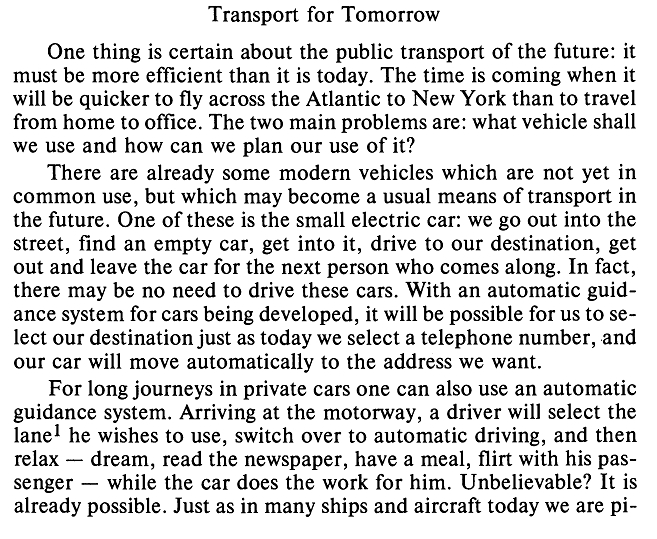
#> input picture tests/sample.jpeg, 657 x 539 px; its folder holds only this picture in this run
$ python -i preprocessing.py   (imports and definitions only)   (older library calls are emulated)
#> lines starting #> are read from the running program, lines starting #| are printed output that depends on the picture; after the words box and inside, x2 and y2 are one past the last pixel; in counts of white or black regions, pixels touching at a corner belong together
### celery-queue/deskew.py
import cv2
import numpy as np

# Calculate skew angle of an image
def getSkewAngle(cvImage, debug: bool = False) -> float:
    # Prep image, copy, convert to gray scale, blur, and threshold
    newImage = cvImage.copy()
    gray = cv2.cvtColor(newImage, cv2.COLOR_BGR2GRAY)
    blur = cv2.GaussianBlur(gray, (9, 9), 0)
    thresh = cv2.threshold(blur, 0, 255, cv2.THRESH_BINARY_INV + cv2.THRESH_OTSU)[1]
    if debug:
        cv2.imshow('Gray', gray)
        cv2.imshow('Blur', blur)
        cv2.imshow('Thresh', thresh)
        cv2.waitKey()

    # Apply dilate to merge text into meaningful lines/paragraphs.
    # Use larger kernel on X axis to merge characters into single line, cancelling out any spaces.
    # But use smaller kernel on Y axis to separate between different blocks of text
    kernel = cv2.getStructuringElement(cv2.MORPH_RECT, (30, 5))
    dilate = cv2.dilate(thresh, kernel, iterations=5)
    if debug:
        cv2.imshow('Dilate', dilate)
        cv2.waitKey()

    # Find all contours
    contours, hierarchy = cv2.findContours(dilate, cv2.RETR_LIST, cv2.CHAIN_APPROX_SIMPLE)
    contours = sorted(contours, key = cv2.contourArea, reverse = True)
    if debug:
        temp1 = cv2.drawContours(newImage.copy(), contours, -1, (255, 0, 0), 2)
        cv2.imshow('All Contours', temp1)
        cv2.waitKey()

    # Find largest contour and surround in min area box
    largestContour = contours[0]
    minAreaRect = cv2.minAreaRect(largestContour)
    if debug:
        minAreaRectContour = np.int0(cv2.boxPoints(minAreaRect))
        temp2 = cv2.drawContours(newImage.copy(), [minAreaRectContour], -1, (255, 0, 0), 2)
        cv2.imshow('Largest Contour', temp2)
        cv2.waitKey()

    # Determine the angle. Convert it to the value that was originally used to obtain skewed image
    angle = minAreaRect[-1]
    if angle < -45:
        angle = 90 + angle
        return -1.0 * angle
    elif angle > 45:
        angle = 90 - angle
        return angle
    return -1.0 * angle

    # As your page gets more complex you might want to look into more advanced angle calculations
    #
    # Maybe use the average angle of all contours.
    # allContourAngles = [cv2.minAreaRect(c)[-1] for c in contours]
    # angle = sum(allContourAngles) / len(allContourAngles)
    #
    # Maybe take the angle of the middle contour.
    # middleContour = contours[len(contours) // 2]
    # angle = cv2.minAreaRect(middleContour)[-1]
    #
    # Maybe average angle between largest, smallest and middle contours.
    # largestContour = contours[0]
    # middleContour = contours[len(contours) // 2]
    # smallestContour = contours[-1]
    # angle = sum([cv2.minAreaRect(largestContour)[-1], cv2.minAreaRect(middleContour)[-1], cv2.minAreaRect(smallestContour)[-1]]) / 3
    #
    # Experiment and find out what works best for your case.

# Rotate the image around its center
def rotateImage(cvImage, angle: float):
    newImage = cvImage.copy()
    (h, w) = newImage.shape[:2]
    center = (w // 2, h // 2)
    M = cv2.getRotationMatrix2D(center, angle, 1.0)
    newImage = cv2.warpAffine(newImage, M, (w, h), flags=cv2.INTER_CUBIC, borderMode=cv2.BORDER_REPLICATE)
    return newImage

# Deskew image
def deskew(cvImage):
    angle = getSkewAngle(cvImage)
    return rotateImage(cvImage, -1.0 * angle)

### celery-queue/crop_morphology.py
import glob
import os
import random
import sys
import random
import math
import json
from collections import defaultdict

import cv2
from PIL import Image, ImageDraw
import numpy as np
from scipy.ndimage import rank_filter


def dilate(ary, N, iterations):
    """Dilate using an NxN '+' sign shape. ary is np.uint8."""

    kernel = np.zeros((N,N), dtype=np.uint8)
    kernel[(N-1)//2,:] = 1  # Bug solved with // (integer division)

    dilated_image = cv2.dilate(ary / 255, kernel, iterations=iterations)

    kernel = np.zeros((N,N), dtype=np.uint8)
    kernel[:,(N-1)//2] = 1  # Bug solved with // (integer division)
    dilated_image = cv2.dilate(dilated_image, kernel, iterations=iterations)
    return dilated_image


def props_for_contours(contours, ary):
    """Calculate bounding box & the number of set pixels for each contour."""
    c_info = []
    for c in contours:
        x,y,w,h = cv2.boundingRect(c)
        c_im = np.zeros(ary.shape)
        cv2.drawContours(c_im, [c], 0, 255, -1)
        c_info.append({
            'x1': x,
            'y1': y,
            'x2': x + w - 1,
            'y2': y + h - 1,
            'sum': np.sum(ary * (c_im > 0))/255
        })
    return c_info


def union_crops(crop1, crop2):
    """Union two (x1, y1, x2, y2) rects."""
    x11, y11, x21, y21 = crop1
    x12, y12, x22, y22 = crop2
    return min(x11, x12), min(y11, y12), max(x21, x22), max(y21, y22)


def intersect_crops(crop1, crop2):
    x11, y11, x21, y21 = crop1
    x12, y12, x22, y22 = crop2
    return max(x11, x12), max(y11, y12), min(x21, x22), min(y21, y22)


def crop_area(crop):
    x1, y1, x2, y2 = crop
    return max(0, x2 - x1) * max(0, y2 - y1)


def find_border_components(contours, ary):
    borders = []
    area = ary.shape[0] * ary.shape[1]
    for i, c in enumerate(contours):
        x,y,w,h = cv2.boundingRect(c)
        if w * h > 0.5 * area:
            borders.append((i, x, y, x + w - 1, y + h - 1))
    return borders


def angle_from_right(deg):
    return min(deg % 90, 90 - (deg % 90))


# [19 lines left out: function remove_border, not called in this run]


def find_components(edges, max_components=16):
    """Dilate the image until there are just a few connected components.

    Returns contours for these components."""
    # Perform increasingly aggressive dilation until there are just a few
    # connected components.

    count = 21
    dilation = 5
    n = 1
    while count > 16:
        n += 1
        dilated_image = dilate(edges, N=3, iterations=n)
        dilated_image = np.uint8(dilated_image)
        contours, hierarchy = cv2.findContours(dilated_image, cv2.RETR_TREE, cv2.CHAIN_APPROX_SIMPLE)
        count = len(contours)
    #print dilation
    #Image.fromarray(edges).show()
    #Image.fromarray(255 * dilated_image).show()
    return contours


def find_optimal_components_subset(contours, edges):
    """Find a crop which strikes a good balance of coverage/compactness.

    Returns an (x1, y1, x2, y2) tuple.
    """
    c_info = props_for_contours(contours, edges)
    c_info.sort(key=lambda x: -x['sum'])
    total = np.sum(edges) / 255
    area = edges.shape[0] * edges.shape[1]

    c = c_info[0]
    del c_info[0]
    this_crop = c['x1'], c['y1'], c['x2'], c['y2']
    crop = this_crop
    covered_sum = c['sum']

    while covered_sum < total:
        changed = False
        recall = 1.0 * covered_sum / total
        prec = 1 - 1.0 * crop_area(crop) / area
        f1 = 2 * (prec * recall / (prec + recall))
        #print '----'
        for i, c in enumerate(c_info):
            this_crop = c['x1'], c['y1'], c['x2'], c['y2']
            new_crop = union_crops(crop, this_crop)
            new_sum = covered_sum + c['sum']
            new_recall = 1.0 * new_sum / total
            new_prec = 1 - 1.0 * crop_area(new_crop) / area
            new_f1 = 2 * new_prec * new_recall / (new_prec + new_recall)

            # Add this crop if it improves f1 score,
            # _or_ it adds 25% of the remaining pixels for <15% crop expansion.
            # ^^^ very ad-hoc! make this smoother
            remaining_frac = c['sum'] / (total - covered_sum)
            new_area_frac = 1.0 * crop_area(new_crop) / crop_area(crop) - 1
            if new_f1 > f1 or (
                    remaining_frac > 0.25 and new_area_frac < 0.15):
                print('%d %s -> %s / %s (%s), %s -> %s / %s (%s), %s -> %s' % (
                        i, covered_sum, new_sum, total, remaining_frac,
                        crop_area(crop), crop_area(new_crop), area, new_area_frac,
                        f1, new_f1))
                crop = new_crop
                covered_sum = new_sum
                del c_info[i]
                changed = True
                break

        if not changed:
            break

    return crop


def pad_crop(crop, contours, edges, border_contour, pad_px=15):
    """Slightly expand the crop to get full contours.

    This will expand to include any contours it currently intersects, but will
    not expand past a border.
    """
    bx1, by1, bx2, by2 = 0, 0, edges.shape[0], edges.shape[1]
    if border_contour is not None and len(border_contour) > 0:
        c = props_for_contours([border_contour], edges)[0]
        bx1, by1, bx2, by2 = c['x1'] + 5, c['y1'] + 5, c['x2'] - 5, c['y2'] - 5

    def crop_in_border(crop):
        x1, y1, x2, y2 = crop
        x1 = max(x1 - pad_px, bx1)
        y1 = max(y1 - pad_px, by1)
        x2 = min(x2 + pad_px, bx2)
        y2 = min(y2 + pad_px, by2)
        return crop

    crop = crop_in_border(crop)

    c_info = props_for_contours(contours, edges)
    changed = False
    for c in c_info:
        this_crop = c['x1'], c['y1'], c['x2'], c['y2']
        this_area = crop_area(this_crop)
        int_area = crop_area(intersect_crops(crop, this_crop))
        new_crop = crop_in_border(union_crops(crop, this_crop))
        if 0 < int_area < this_area and crop != new_crop:
            print('%s -> %s' % (str(crop), str(new_crop)))
            changed = True
            crop = new_crop

    if changed:
        return pad_crop(crop, contours, edges, border_contour, pad_px)
    else:
        return crop


def downscale_image(im, max_dim=2048):
    """Shrink im until its longest dimension is <= max_dim.

    Returns new_image, scale (where scale <= 1).
    """
    a, b = im.size
    if max(a, b) <= max_dim:
        return 1.0, im

    scale = 1.0 * max_dim / max(a, b)
    new_im = im.resize((int(a * scale), int(b * scale)), Image.ANTIALIAS)
    return scale, new_im


def process_image(image):
    image = cv2.cvtColor(image, cv2.COLOR_BGR2RGB)
    orig_im = Image.fromarray(image)
    scale, im = downscale_image(orig_im)

    edges = cv2.Canny(np.asarray(im), 100, 200)

    # TODO: dilate image _before_ finding a border. This is crazy sensitive!
    contours, hierarchy = cv2.findContours(edges, cv2.RETR_TREE, cv2.CHAIN_APPROX_SIMPLE)
    borders = find_border_components(contours, edges)
    borders.sort(key=lambda i_x1_y1_x2_y2: (i_x1_y1_x2_y2[3] - i_x1_y1_x2_y2[1]) * (i_x1_y1_x2_y2[4] - i_x1_y1_x2_y2[2]))

    border_contour = None
    if len(borders):
        border_contour = contours[borders[0][0]]
        edges = remove_border(border_contour, edges)

    edges = 255 * (edges > 0).astype(np.uint8)

    # Remove ~1px borders using a rank filter.
    maxed_rows = rank_filter(edges, -4, size=(1, 20))
    maxed_cols = rank_filter(edges, -4, size=(20, 1))
    debordered = np.minimum(np.minimum(edges, maxed_rows), maxed_cols)
    edges = debordered

    contours = find_components(edges)
    if len(contours) == 0:
        print('%s -> (no text!)')
        return
    crop = find_optimal_components_subset(contours, edges)
    crop = pad_crop(crop, contours, edges, border_contour)

    crop = [int(x / scale) for x in crop]  # upscale to the original image size.
    text_im = orig_im.crop(crop)
    text_im = cv2.cvtColor(np.array(text_im), cv2.COLOR_RGB2BGR)
    return text_im

def crop_morphology(image):
    try:
        return process_image(image)
    except Exception as e:
        print('%s %s' % (e))


# [15 lines of commented-out code are left out]

### celery-queue/preprocessing.py
import cv2
import numpy as np
from deskew import deskew
from crop_morphology import crop_morphology

# get np_array image
def np_array_image(image):
    image_np = np.asarray(image)
    return image_np

# get normalized image
def normalize(image):
    norm_img = np.zeros((image.shape[0], image.shape[1]))
    return cv2.normalize(image, norm_img, 0, 255, cv2.NORM_MINMAX)

def scale_image(image):
    return cv2.resize(image, None, fx=1.2, fy=1.2, interpolation=cv2.INTER_CUBIC)

# get grayscale image
def get_grayscale(image):
    return cv2.cvtColor(image, cv2.COLOR_BGR2GRAY)

# noise removal
def remove_noise(image):
    return cv2.fastNlMeansDenoisingColored(image, None, 10, 10, 7, 15)
    # return cv2.medianBlur(image,5)

#thresholding
def thresholding(image):
    return cv2.threshold(image, 0, 255, cv2.THRESH_BINARY + cv2.THRESH_OTSU)[1]
    # return cv2.adaptiveThreshold(cv2.GaussianBlur(image, (5, 5), 0), 255, cv2.ADAPTIVE_THRESH_GAUSSIAN_C, cv2.THRESH_BINARY, 31, 2)
    # return cv2.adaptiveThreshold(cv2.bilateralFilter(image, 9, 75, 75), 255, cv2.ADAPTIVE_THRESH_GAUSSIAN_C, cv2.THRESH_BINARY, 31, 2)
    # return cv2.adaptiveThreshold(cv2.medianBlur(image, 3), 255, cv2.ADAPTIVE_THRESH_GAUSSIAN_C, cv2.THRESH_BINARY, 31, 2)

#dilation
def dilate(image):
    kernel = np.ones((5,5),np.uint8)
    return cv2.dilate(image, kernel, iterations = 1)

#erosion
def erode(image):
    kernel = np.ones((5,5),np.uint8)
    return cv2.erode(image, kernel, iterations = 1)

#opening - erosion followed by dilation
def opening(image):
    kernel = np.ones((5,5),np.uint8)
    return cv2.morphologyEx(image, cv2.MORPH_OPEN, kernel)

# [7 lines left out: function erodendilate, not called in this run]

#canny edge detection
def canny(image):
    return cv2.Canny(image, 100, 200)


#pre-process the image
def pre_processing(image):
    cv2image = cv2.cvtColor(np.array(image), cv2.COLOR_RGB2BGR)
    norm_img = normalize(cv2image)
    deskew_img = deskew(norm_img)
    scale_img = scale_image(deskew_img)
    denoised_img = remove_noise(scale_img)
    grey = get_grayscale(denoised_img)
    crop_img = crop_morphology(grey)
    # [5 lines of commented-out code are left out]
    return crop_img

>>> import cv2
>>> picture = cv2.cvtColor(cv2.imread('../tests/sample.jpeg'), cv2.COLOR_BGR2RGB)
#> picture is the input picture: shape (539, 657, 3); min 0, max 255, mean 216.7
>>> result = pre_processing(picture)
#> in getSkewAngle, `thresh = cv2.threshold(blur, 0, 255, cv2.THRESH_BINARY_INV + cv2.THRES..`:
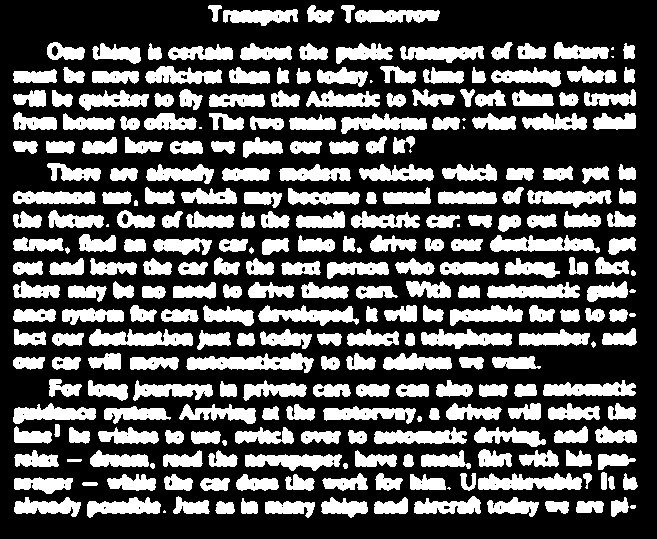
#> thresh: shape (539, 657); 34% white; 285 white regions (11 under 20 px), largest, box (x1, y1, x2, y2) and area: (186, 352, 314, 373) 1504, (478, 473, 582, 490) 1240, (490, 235, 600, 253) 1238
#> in getSkewAngle, `contours, hierarchy = cv2.findContours(dilate, cv2.RETR_LIST, cv2.CHAI..`: contours = 1 contour; box (x1, y1, x2, y2) and area: (0, 0, 657, 528) 332948
#> in getSkewAngle, `largestContour = contours[0]`: largestContour = contour of 63 points, box (x1, y1, x2, y2) (0, 0, 657, 528), area 332948
#> in getSkewAngle, `minAreaRect = cv2.minAreaRect(largestContour)`: minAreaRect = ((328, 263.5), (527, 656), -90)
#> in getSkewAngle, `angle = minAreaRect[-1]`: angle = -90
#> in getSkewAngle, `angle = 90 + angle`: angle = 0
#> in scale_image, `return cv2.resize(image, None, fx=1.2, fy=1.2, interpolation=cv2.INTER..`:
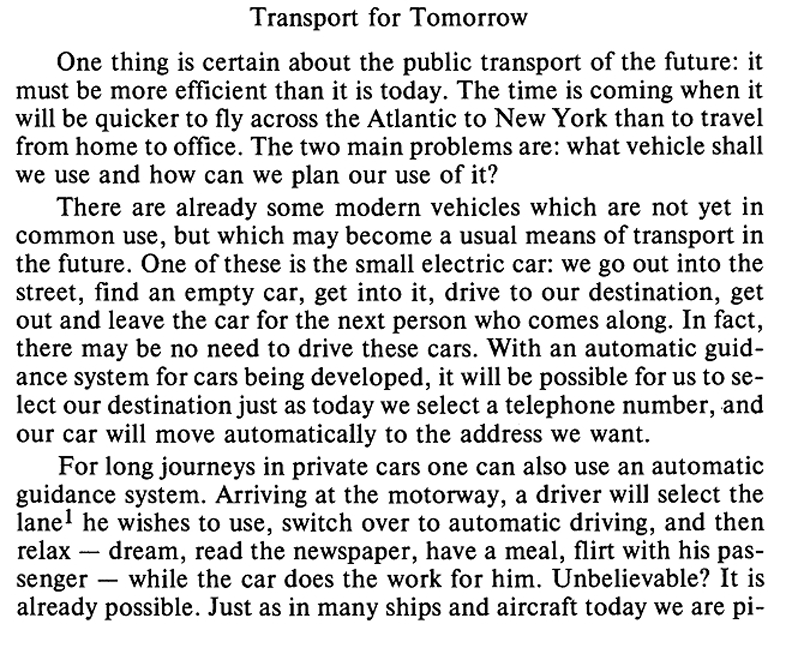
#> returned value: shape (647, 788, 3); min 0, max 255, mean 216.1
#> in process_image, `scale, im = downscale_image(orig_im)`: scale = 1
#> in process_image, `edges = cv2.Canny(np.asarray(im), 100, 200)`:
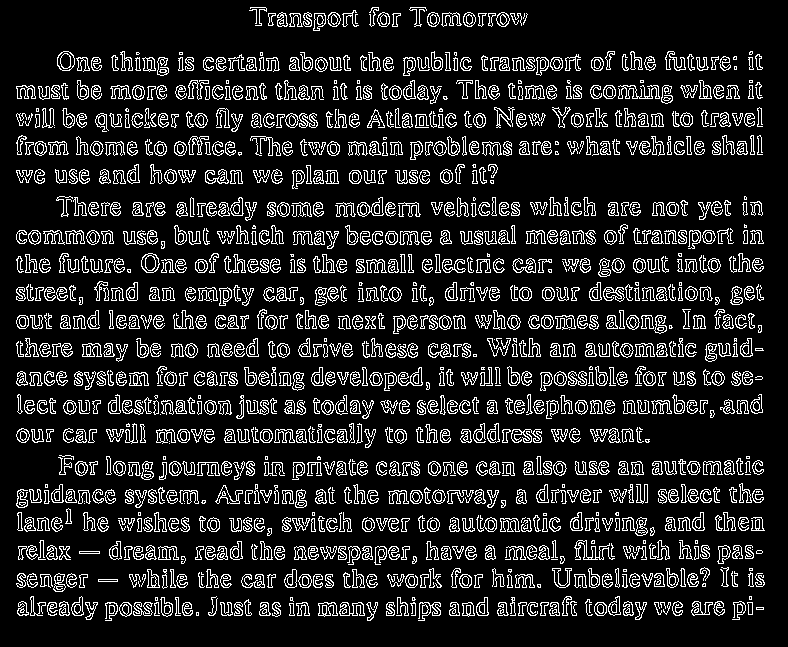
#> edges: shape (647, 788); 13.6% white in thin lines or dots
#> in process_image, `contours, hierarchy = cv2.findContours(edges, cv2.RETR_TREE, cv2.CHAIN..`: contours = 2820 contours, 1046 with area under 20; largest, box (x1, y1, x2, y2) and area: (357, 197, 384, 217) 289, (141, 253, 160, 273) 273, (57, 51, 75, 71) 268, (57, 51, 75, 71) 255, (339, 602, 365, 616) 199
#> the loop in find_border_components, `for i, c in enumerate(contours):` made 2820 passes
#> (x, y, w, h) on passes 2 to 4: (196, 612, 3, 4), (552, 609, 5, 5), (552, 609, 5, 5)
#> after the loop in find_border_components, `for i, c in enumerate(contours):`: borders = []
#> the loop in find_components, `while count > 16:` made 9 passes
#> count on passes 1 to 4: 437, 254, 182, 129
#> after the loop in find_components, `while count > 16:`:
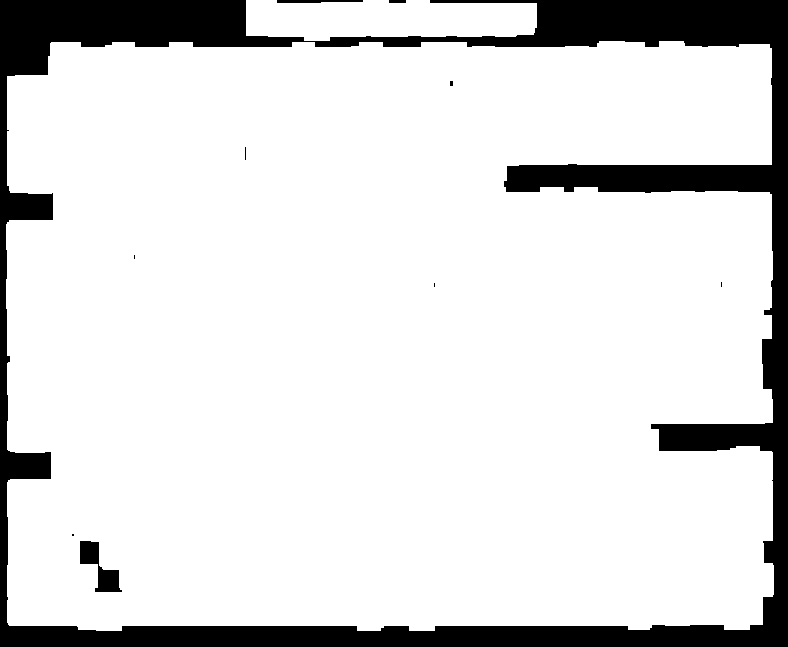
#> dilated_image: shape (647, 788); values 0 (black) and 1 (white), 86.3% white; 10 black regions (6 under 20 px)
#> after the loop in find_components, `while count > 16:`: n = 10
#> in process_image, `contours = find_components(edges)`: contours = 9 contours, 4 with area under 20; largest, box (x1, y1, x2, y2) and area: (6, 41, 774, 631) 428884, (246, 0, 537, 41) 9832, (79, 540, 123, 593) 1018, (244, 146, 247, 161) 26, (449, 80, 454, 87) 22
#> the loop in props_for_contours, `for c in contours:` made 9 passes
#> (x, y, w, h) on passes 1 to 4: (6, 41, 768, 590), (79, 540, 44, 53), (71, 533, 4, 4), (433, 282, 3, 6)
#> after the loop in props_for_contours, `for c in contours:`:
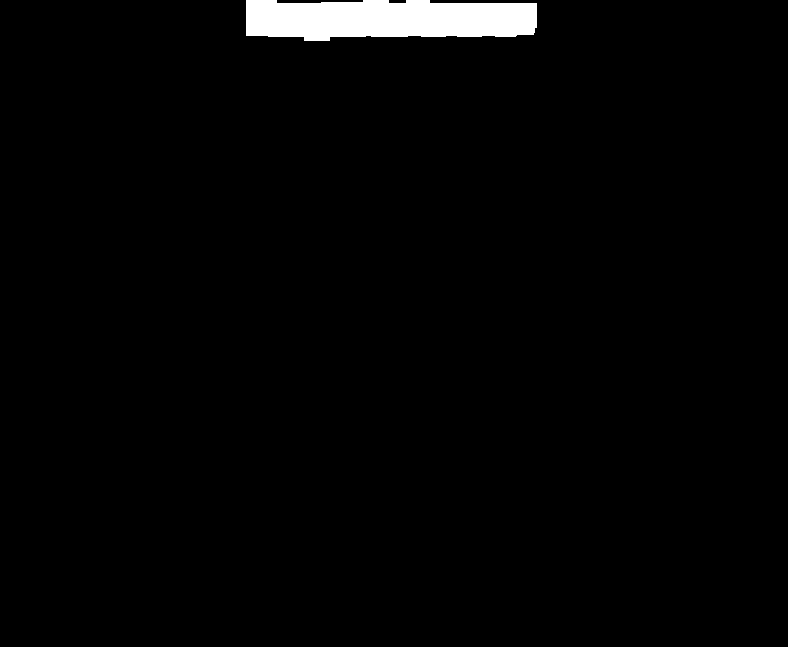
#> c_im: shape (647, 788) float64; 2% white; 1 white region, box (x1, y1, x2, y2) and area: (246, 0, 537, 41) 10162
#> after the loop in props_for_contours, `for c in contours:`: c_info = 9 items
#> in find_optimal_components_subset, `total = np.sum(edges) / 255`: total = 50501
#> in find_optimal_components_subset, `area = edges.shape[0] * edges.shape[1]`: area = 509836
#> in find_optimal_components_subset, `c = c_info[0]`: c = {'x1': 6, 'y1': 41, 'x2': 773, 'y2': 630, 'sum': 49640}
#> in find_optimal_components_subset, `this_crop = c['x1'], c['y1'], c['x2'], c['y2']`: this_crop = (6, 41, 773, 630)
#> in find_optimal_components_subset, `covered_sum = c['sum']`: covered_sum = 49640
#> the loop in find_optimal_components_subset, `while covered_sum < total:` made 1 pass
#> (recall, prec, f1) on pass 1: (0.983, 0.114, 0.204)
#> (printed output is left out)
#> in process_image, `crop = find_optimal_components_subset(contours, edges)`: crop = (6, 0, 773, 630)
#> in pad_crop, `bx1, by1, bx2, by2 = 0, 0, edges.shape[0], edges.shape[1]`: bx1 = 0; bx2 = 647; by2 = 788
#> in crop_in_border, `x1, y1, x2, y2 = crop`: x1 = 6; y1 = 0; x2 = 773; y2 = 630
#> in crop_in_border, `x1 = max(x1 - pad_px, bx1)`: x1 = 0
#> in crop_in_border, `x2 = min(x2 + pad_px, bx2)`: x2 = 647
#> in crop_in_border, `y2 = min(y2 + pad_px, by2)`: y2 = 645
#> in pad_crop, `crop = crop_in_border(crop)`: crop = (6, 0, 773, 630)
#> the loop in props_for_contours (call 2), `for c in contours:` made 9 passes
#> in pad_crop, `c_info = props_for_contours(contours, edges)`: c_info = 9 items
#> the loop in pad_crop, `for c in c_info:` made 9 passes
#> this_area on passes 2, 7, 8: 2236, 28, 24
#> in process_image, `text_im = orig_im.crop(crop)`:
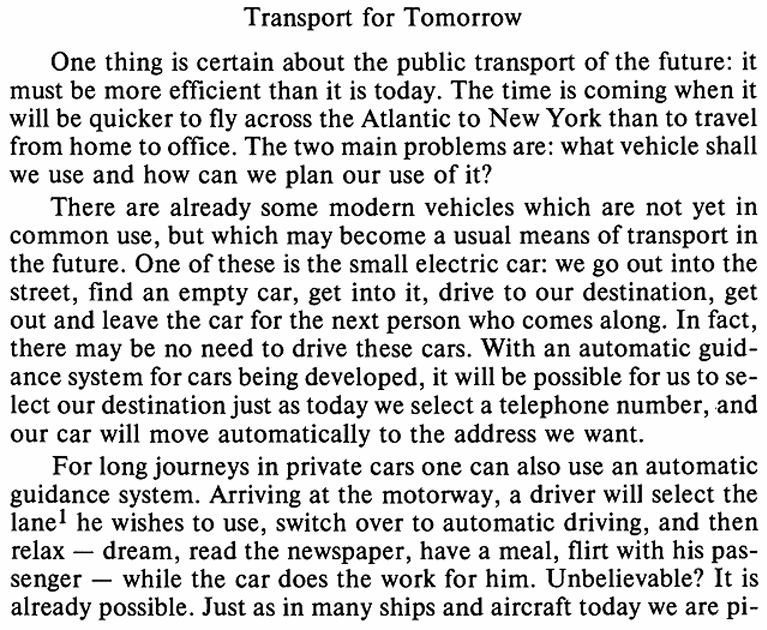
#> text_im: PIL image 767x630 RGB; min 0, max 254, mean 213.2
